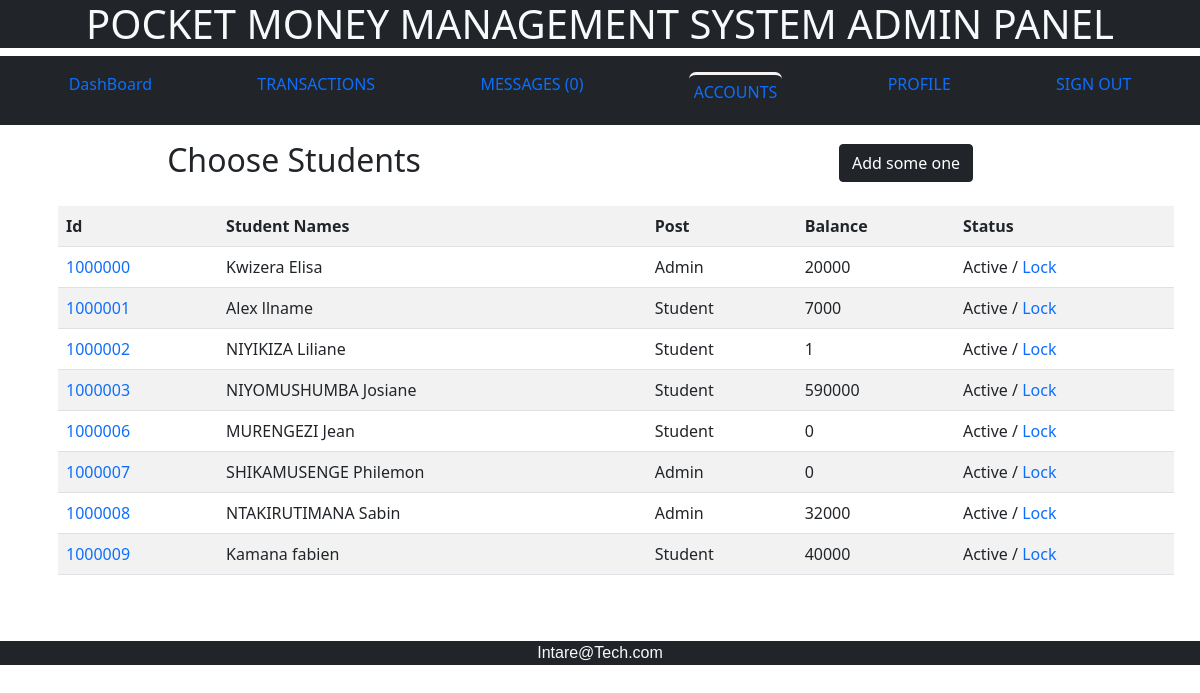
The page /account.php (signed in) on the database its author committed.
### tables this page shows
CREATE TABLE IF NOT EXISTS `acount` (
  `useId` int(30) NOT NULL,
  `blance` decimal(30,0) NOT NULL DEFAULT '0'
);

CREATE TABLE IF NOT EXISTS `users` (
  `Id` int(30) NOT NULL,
  `username` varchar(30) NOT NULL,
  `password` varchar(80) NOT NULL,
  `firstName` varchar(40) NOT NULL,
  `lastName` varchar(40) NOT NULL,
  `post` int(1) NOT NULL,
  `stutus` int(1) NOT NULL
);

### not.php (called while the page is built)
<?php
require_once("connection.php");
$arr = mysqli_fetch_array(mysqli_query($conn,"SELECT Count(*) FROM mesages WHERE status ='0'")) or die;
$msNumber = 0+ $arr["Count(*)"];

### account.php (the view, shortened to what this page needs)
<!DOCTYPE html>
<html lang="en">
<head>
    <?php
require_once("connection.php");
require_once("not.php");
$sql = mysqli_query($conn,"SELECT * FROM `acount` INNER JOIN users WHERE users.id = acount.useId") or die;
    ?>
    <link rel="stylesheet" href="css/bootstrap.min.css">
    <link rel="stylesheet" href="css/style.css">
</head>
<body>
<h1 class="text-light bg-dark text-center">POCKET MONEY MANAGEMENT SYSTEM ADMIN PANEL</h1>
    <nav class=" bg-dark">
        <ul class="d-flex p-3">
            <a href="adminhome.php"><li >DashBoard</li></a>
            <a href="transactions.php"><li >TRANSACTIONS</li></a>
            <a href="message.php"><li>MESSAGES <span class="text-denger">(<?php echo $msNumber ?>)</span></li></a>
            <a href="account.php"><li class="active">ACCOUNTS</li></a>
            <a href="profile.php"><li>PROFILE</li></a>
            <a href="logout.php"> SIGN OUT</a>
        </ul>
    </nav>
<div class="bodysection">
   <span class="text-center row">
   <h2 class="col">Choose Students </h2><h2 class="col"><a href="addaccount.php" class="btn btn-dark">Add some one</a></h2>
   </span>
   <div class="container">
<table class="table table-striped col-10 m-3">
<tr>
    <th>Id</th><th>Student Names</th><th>Post</th><th>Balance</th><th>Status</th>
</tr>
<?php
while($row = mysqli_fetch_array($sql)){
    if($row['stutus']==1){
    $s="<a href='app.php?LockId=$row[Id]'>Lock</a>";
    $ss ='Active';
    }
    else
{
    $s = "<a href='app.php?unlockId=$row[Id]'>Unlock</a>";
$ss ='Locked';
}
    if($row['post']==0)
    {$add="<a href='app.php?adminId=$row[Id]'>Make admin</a>";
        $post='Student';}
    else{
        $post='Admin' ;
    }
    echo"<tr>";
    echo"<td>"."<a href='maketransaction.php?accId=$row[Id]&& names= $row[firstName] $row[lastName]&& bal=$row[blance]'>".$row['Id']."</a>"."</td>";
    echo"<td>".$row['firstName']." ".$row['lastName']."</td>";
    echo"<td>".$post."</td>";
    echo"<td>".$row['blance']."</td>";
    echo"<td>".$ss." / ".$s."</td>";
    echo"</tr>";
}
?>
</table>
   </div>
   </div>
        <div class="footer bg-dark text-center text-light" > Intare@Tech.com</div>
</body>
</html>

### css/style.css (style rules this page uses)
ul { justify-content: space-around; }
li { list-style: none; }
a { text-decoration: none; }
.footer { bottom: 0; width: 100%; position: relative; font-family: Impact, Haettenschweiler, "Arial Narrow Bold", sans-serif; }
.active { border-top: solid rgb(247, 243, 243); border-radius: 7px; padding: 5px; }
.bodysection { min-height: 500px; overflow-y: scroll; }

### rows shown on the page
acount: users.Id "1000000", users.firstName "Kwizera", users.lastName "Elisa", users.post "Admin", blance "20000", users.stutus "Active"
acount: users.Id "1000001", users.firstName "Alex", users.lastName "llname", users.post "Student", blance "7000", users.stutus "Active"
acount: users.Id "1000002", users.firstName "NIYIKIZA", users.lastName "Liliane", users.post "Student", blance "1", users.stutus "Active"
acount: users.Id "1000003", users.firstName "NIYOMUSHUMBA", users.lastName "Josiane", users.post "Student", blance "590000", users.stutus "Active"
acount: users.Id "1000006", users.firstName "MURENGEZI", users.lastName "Jean", users.post "Student", blance "0", users.stutus "Active"
acount: users.Id "1000007", users.firstName "SHIKAMUSENGE", users.lastName "Philemon", users.post "Admin", blance "0", users.stutus "Active"
acount: users.Id "1000008", users.firstName "NTAKIRUTIMANA", users.lastName "Sabin", users.post "Admin", blance "32000", users.stutus "Active"
acount: users.Id "1000009", users.firstName "Kamana", users.lastName "fabien", users.post "Student", blance "40000", users.stutus "Active"

### other values the page prints
$msNumber "0"
